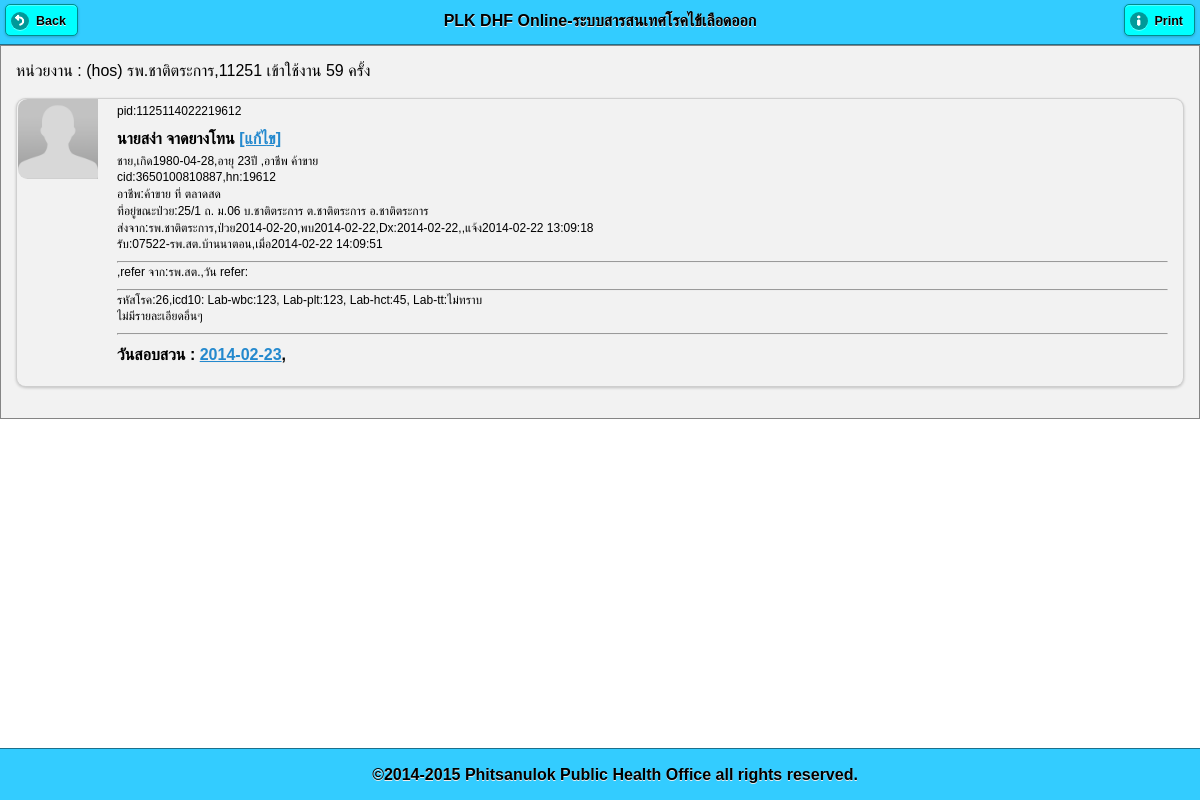
The app's page /pt_info.php?pid=1125114022219612 (signed in) with its own data.
### tables this page shows
CREATE TABLE `patient_hos` (
  `pid` varchar(100) NOT NULL default '',
  `datetime_send` datetime default NULL,
  `office_own` varchar(5) default NULL,
  `user_own` varchar(50) default NULL,
  `hn` varchar(100) default NULL,
  `prename` varchar(100) default NULL,
  `sex` varchar(25) default NULL,
  `name` varchar(100) default NULL,
  `lname` varchar(100) default NULL,
  `cid` varchar(13) default NULL,
  `bdate` date default NULL,
  `agey` varchar(100) default NULL,
  `pt_tel` varchar(100) default NULL,
  `family` varchar(255) default NULL,
  `occupat` varchar(100) default NULL,
  `school_workplace` varchar(255) default NULL,
  `code506` varchar(100) default NULL,
  `icd10` varchar(100) default NULL,
  `pt_type` varchar(100) default NULL,
  `doctor` varchar(100) default NULL,
  `date_dx` date default NULL,
  `time_dx` time default NULL,
  `date_ill` date default NULL,
  `date_found` date default NULL,
  `pt_status` varchar(100) default NULL,
  `symtom` varchar(255) default NULL,
  `refer_from` varchar(255) default NULL,
  `date_refer` date default NULL,
  `amp` varchar(4) default NULL,
  `tmb` varchar(6) default NULL,
  `moo` varchar(8) default NULL,
  `road` varchar(100) default NULL,
  `addr` varchar(100) default NULL,
  `lab_wbc` varchar(100) default NULL,
  `note_text` varchar(255) default NULL,
  `lab_plt` varchar(100) default NULL,
  `lab_hct` varchar(100) default NULL,
  `lab_tt` varchar(100) default NULL,
  `send_to_amp` varchar(4) default NULL,
  `sender` varchar(255) default NULL,
  `img_pt` varchar(255) default NULL,
  `send_back_by` varchar(25) default NULL,
  PRIMARY KEY  (`pid`)
);

CREATE TABLE `user` (
  `user` varchar(25) NOT NULL default '',
  `pass` varchar(25) default NULL,
  `pcucode` varchar(25) default NULL,
  `hserv` varchar(9) default NULL,
  `off_type` varchar(10) default NULL,
  `off_name` varchar(100) default NULL,
  `prov` varchar(2) default NULL,
  `amp` varchar(4) default NULL,
  `tmb` varchar(6) default NULL,
  `level` varchar(255) default NULL,
  `permit` varchar(1) default NULL,
  `login_count` int(11) default NULL,
  `last_login` datetime default NULL,
  PRIMARY KEY  (`user`)
);

CREATE TABLE `patient_home` (
  `id` int(11) NOT NULL auto_increment,
  `pid` varchar(255) NOT NULL,
  `datetime_do` datetime NOT NULL default '0000-00-00 00:00:00',
  `lat` varchar(25) default NULL,
  `lng` varchar(25) default NULL,
  `occupat` varchar(255) default NULL,
  `school_workplace` varchar(255) default NULL,
  `date_ill_diff` varchar(11) default NULL,
  `travel_to` varchar(255) default NULL,
  `date_travel` date default NULL,
  `s1` varchar(255) default NULL,
  `f1` varchar(255) default NULL,
  `ci1` varchar(255) default NULL,
  `s2` varchar(255) default NULL,
  `f2` varchar(255) default NULL,
  `ci2` varchar(255) default NULL,
  `s3` varchar(255) default NULL,
  `f3` varchar(255) default NULL,
  `ci3` varchar(255) default NULL,
  `s4` varchar(255) default NULL,
  `f4` varchar(255) default NULL,
  `hi` varchar(255) default NULL,
  `s5` varchar(255) default NULL,
  `f5` varchar(255) default NULL,
  `ci` varchar(255) default NULL,
  `bi` varchar(255) default NULL,
  `chk_spray` varchar(255) default NULL,
  `num_spray_home` varchar(255) default NULL,
  `chk_destroy` varchar(255) default NULL,
  `num_destroy_home` varchar(255) default NULL,
  `chk_meeting` varchar(255) default NULL,
  `chk_campaign` varchar(255) default NULL,
  `chk_other` varchar(255) default NULL,
  `note_other` varchar(255) default NULL,
  `note_env` varchar(255) default NULL,
  `note_sum` varchar(255) default NULL,
  `reporter` varchar(255) default NULL,
  `img_act` varchar(255) default NULL,
  PRIMARY KEY  (`id`)
);

### pt_info.php (the view, shortened to what this page needs)
<?php
$login_pcucode = $_SESSION['login_pcucode'];
?>
<!DOCTYPE html>
<html>
    <head>
        <?php require 'lib.php'; ?>
    </head>
    <body>
        <?php
        $sql = "select pt.pid,pt.office_own,CONCAT(pt.prename,pt.name,' ',pt.lname) as fullname
,pt.hn,pt.cid
,pt.sex,pt.bdate,pt.agey
,pt.occupat,pt.school_workplace ,
concat(if(pt.addr is null,'-',pt.addr),'  ถ.',if(pt.road is NULL,'-',pt.road) ,'  ม.',SUBSTR(pt.moo,7,2),' บ.',moo.`name`,' ต.',tmb.`name`,' อ.',amp.`name`) as address
,off_own.off_name as send_from,pt.date_ill,pt.date_found,pt.date_dx,pt.time_dx,pt.datetime_send
,rp.datetime_receive,rp.pcu_receive as receiver,rp.off_name as receiver1
,pt.icd10,pt.code506,pt.lab_wbc,pt.lab_plt,pt.lab_hct,pt.lab_tt,pt.symtom
,pt.refer_from,pt.note_text
from patient_hos pt
LEFT JOIN (select r.*,u.off_name from receive r LEFT JOIN user u on r.pcu_receive = u.pcucode) rp on rp.pid = pt.pid
LEFT JOIN user off_own on off_own.pcucode=pt.office_own
LEFT JOIN moo moo on moo.`code` = pt.moo
LEFT JOIN tmb tmb on tmb.`code`=pt.tmb
LEFT JOIN amp amp on amp.`code` = pt.amp
where pt.pid ='$_GET[pid]'";
        $result = mysql_query($sql);
        $row = mysql_fetch_array($result);
        ?>
        <div data-role="page" id="page-1">
            <div data-role="header" data-position="fixed" data-theme="f">
                <a href="main_screen.php" rel="external"  data-icon="back">Back</a>
                <?php require 'txt_head.php'; ?>
                <a href="#" rel="external" onclick=" window.print();" data-icon="info">Print</a>
            </div>
            <div data-role="content" data-theme="f">
                <?php require 'office_title.php'; ?>
                <ul data-role="listview" data-inset="true">
                    <li data-role="fieldcontain">
                        <img src="img_pt/nopic.png">
                        <p>pid:<?= $row[pid] ?></p>
                        <h2><?= $row[fullname] ?>
                            <?php
                            if ($login_pcucode == $row[office_own]) {
                                echo "<a href = 'frm_edit_pt_hos.php?pid=$row[pid]' rel = 'external'>[แก้ไข]</a>";
                            }
                            ?>
                        </h2>
                        <p><?= $row[sex]?>,เกิด<?= $row[bdate] ?>,อายุ <?= $row[agey] ?>ปี ,อาชีพ <?= $row[occupat] ?></p>
                        <p>cid:<?= $row[cid] ?>,hn:<?= $row[hn] ?></p>
                        <p>อาชีพ:<?= $row[occupat] . " ที่ " . $row[school_workplace] . " " . $row[tel] ?></a></p>
                        <p>ที่อยู่ขณะป่วย:<?= $row[address] ?></p>
                        <p>ส่งจาก:<?= $row[send_from] ?>,ป่วย<?= $row[date_ill] ?>,พบ<?= $row[date_found] ?>,Dx:<?=$row[date_dx]?>,<?=$row[time_dx]?>,แจ้ง<?= $row[datetime_send] ?></p>
                        <p>รับ:<?= $row[receiver] . "-" . $row[receiver1] ?>,เมื่อ<?= $row[datetime_receive] ?></p>
                        <hr>
                        <p><?=$row[symtom]?>,refer จาก:<?=$row[refer_from]?>,วัน refer:<?=$row[date_refer]?></p>
                        <hr>
                        <p>รหัสโรค:<?= $row[code506] ?>,icd10:<?= $row[icd10] ?>
                            Lab-wbc:<?= $row[lab_wbc] ?>,
                            Lab-plt:<?= $row[lab_plt] ?>,
                            Lab-hct:<?= $row[lab_hct] ?>,
                            Lab-tt:<?= $row[lab_tt] ?>
                        </p>
                        <p><?=$row[note_text]?></p>
                        <hr>
                        <h4>
                            วันสอบสวน :
                            <?php
                            $result_invest = mysql_query("select id,date(datetime_do) as dtd from patient_home where pid='$_GET[pid]'");
                            while ($rw = mysql_fetch_array($result_invest)) {
                                ?>
                                <a  href="pt_info_home.php?pid=<?= $_GET[pid] ?>&id=<?= $rw[id] ?>" rel="external"><?= $rw[dtd] ?></a>,
                                <?php
                            }
                            ?>
                        </h4>
                    </li>
                </ul>
            </div>
            <div data-role="footer" data-position="fixed" data-theme="f"  class="ui-bar" >
                <?php require 'txt_foot.php'; ?>
            </div>
        </div>
    </body>
</html>

### lib.php (shortened to what this page needs)
<link rel="stylesheet" href="lib/jquery.mobile-1.3.2.min.css" />
<link rel="stylesheet" href="themes/theme.css" />

### txt_head.php
<h3>PLK DHF Online-ระบบสารสนเทศโรคไข้เลือดออก</h3>

### office_title.php
<div>
    หน่วยงาน : <?php echo "($_SESSION[login_level]) $_SESSION[login_off_name],$_SESSION[login_pcucode]  เข้าใช้งาน $_SESSION[login_count] ครั้ง"; ?>
</div>

### txt_foot.php
<h4>&copy;2014-2015 Phitsanulok Public Health Office all rights reserved.</h4>

### themes/theme.css (style rules this page uses)
html { font-size: 100%; }
body, input, select, textarea, button, .ui-btn { font-size: 1em; line-height: 1.3; font-family: sans-serif ; }
.ui-field-contain { border-bottom-color: #828282; border-bottom-color: rgba(0,0,0,.15); border-bottom-width: 1px; border-bottom-style: solid; }
.ui-btn, label.ui-btn { font-weight: bold; border-width: 1px; border-style: solid; }
.ui-btn:link { text-decoration: none !important; }
.ui-corner-all { -webkit-border-radius: .6em ; border-radius: .6em ; }
.ui-btn-corner-all, .ui-btn.ui-corner-all, .ui-slider-track.ui-corner-all, .ui-flipswitch.ui-corner-all, .ui-li-count { -webkit-border-radius: .3125em ; border-radius: .3125em ; }
.ui-btn-corner-all, .ui-corner-all { -webkit-background-clip: padding; background-clip: padding-box; }
.ui-shadow { -webkit-box-shadow: 0 1px 3px rgba(0,0,0,.2) ; -moz-box-shadow: 0 1px 3px rgba(0,0,0,.2) ; box-shadow: 0 1px 3px rgba(0,0,0,.2) ; }
.ui-btn-icon-left:after, .ui-btn-icon-right:after, .ui-btn-icon-top:after, .ui-btn-icon-bottom:after, .ui-btn-icon-notext:after { background-color: #666666 ; background-color: rgba(0,0,0,.3) ; background-position: center center; background-repeat: no-repeat; -webkit-border-radius: 1em; border-radius: 1em; }
.ui-overlay-c, .ui-page-theme-c, .ui-page-theme-c .ui-panel-wrapper { background: #f9f9f9 ; border-color: #bbbbbb ; color: #333333 ; text-shadow: 0 1px 0 #f3f3f3 ; }
.ui-body-c, .ui-page-theme-c .ui-body-inherit, html .ui-bar-c .ui-body-inherit, html .ui-body-c .ui-body-inherit, html body .ui-group-theme-c .ui-body-inherit, html .ui-panel-page-container-c { background: #ffffff ; border-color: #dddddd ; color: #333333 ; text-shadow: 0 1px 0 #f3f3f3 ; }
.ui-body-c { border-width: 1px; border-style: solid; }
.ui-page-theme-c a, html .ui-bar-c a, html .ui-body-c a, html body .ui-group-theme-c a { color: #3388cc ; font-weight: bold; }
.ui-page-theme-c .ui-btn, html .ui-bar-c .ui-btn, html .ui-body-c .ui-btn, html body .ui-group-theme-c .ui-btn, html head + body .ui-btn.ui-btn-c, .ui-page-theme-c .ui-btn:visited, html .ui-bar-c .ui-btn:visited, html .ui-body-c .ui-btn:visited, html body .ui-group-theme-c .ui-btn:visited, html head + body .ui-btn.ui-btn-c:visited { background: #f6f6f6 ; border-color: #dddddd ; color: #333333 ; text-shadow: 0 1px 0 #f3f3f3 ; }
.ui-bar-f, .ui-page-theme-f .ui-bar-inherit, html .ui-bar-f .ui-bar-inherit, html .ui-body-f .ui-bar-inherit, html body .ui-group-theme-f .ui-bar-inherit { background: #33ccff ; border-color: #1c708c ; color: #000000 ; text-shadow: 0 1px 0 #eeeeee ; font-weight: bold; }
.ui-bar-f { border-width: 1px; border-style: solid; }
.ui-body-f, .ui-page-theme-f .ui-body-inherit, html .ui-bar-f .ui-body-inherit, html .ui-body-f .ui-body-inherit, html body .ui-group-theme-f .ui-body-inherit, html .ui-panel-page-container-f { background: #f2f2f2 ; border-color: #858585 ; color: #000000 ; text-shadow: 0 1px 0 #eeeeee ; }
.ui-body-f { border-width: 1px; border-style: solid; }
.ui-page-theme-f a, html .ui-bar-f a, html .ui-body-f a, html body .ui-group-theme-f a { color: #000000 ; font-weight: bold; }
.ui-page-theme-f .ui-btn, html .ui-bar-f .ui-btn, html .ui-body-f .ui-btn, html body .ui-group-theme-f .ui-btn, html head + body .ui-btn.ui-btn-f, .ui-page-theme-f .ui-btn:visited, html .ui-bar-f .ui-btn:visited, html .ui-body-f .ui-btn:visited, html body .ui-group-theme-f .ui-btn:visited, html head + body .ui-btn.ui-btn-f:visited { background: #00ffff ; border-color: #008c8c ; color: #000000 ; text-shadow: 0 1px 0 #eeeeee ; }

### records on screen
patient_hos: pid "1125114022219612", sex "ชาย", bdate "1980-04-28", agey "23", occupat "ค้าขาย", cid "3650100810887", hn "19612", school_workplace "ตลาดสด", user.off_name "รพ.ชาติตระการ", date_ill "2014-02-20", date_found "2014-02-22", date_dx "2014-02-22", datetime_send "2014-02-22 13:09:18", refer_from "รพ.สต.", code506 "26", lab_wbc "123", lab_plt "123", lab_hct "45", lab_tt "ไม่ทราบ", note_text "ไม่มีรายละเอียดอื่นๆ"
patient_home: rw "2014-02-23"

### other values on screen
$_SESSION[login_level] "hos"
$_SESSION[login_off_name] "รพ.ชาติตระการ"
$_SESSION[login_pcucode] "11251"
$_SESSION[login_count] "59"
$row[fullname] "นายสง่า จาดยางโทน"
$row[address] "25/1 ถ. ม.06 บ.ชาติตระการ ต.ชาติตระการ อ.ชาติตระการ"
$row[receiver] "07522"
$row[receiver1] "รพ.สต.บ้านนาตอน"
$row[datetime_receive] "2014-02-22 14:09:51"
